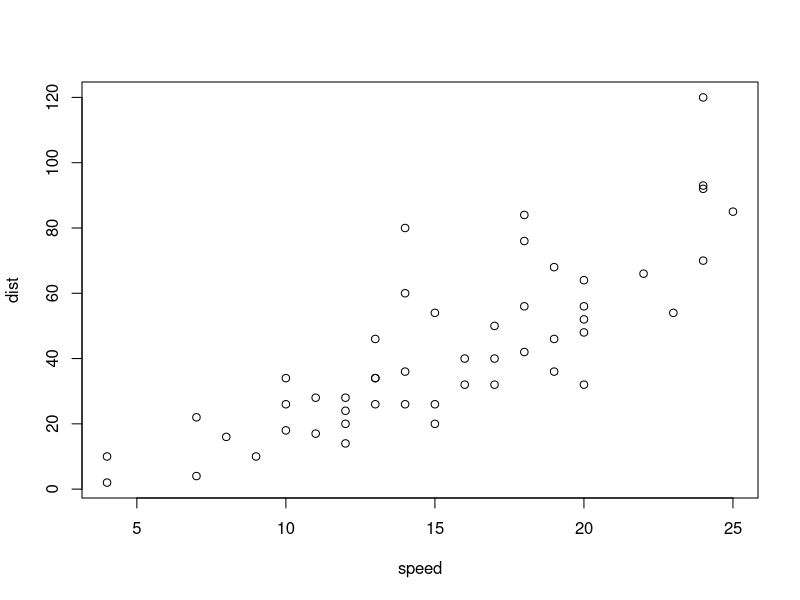
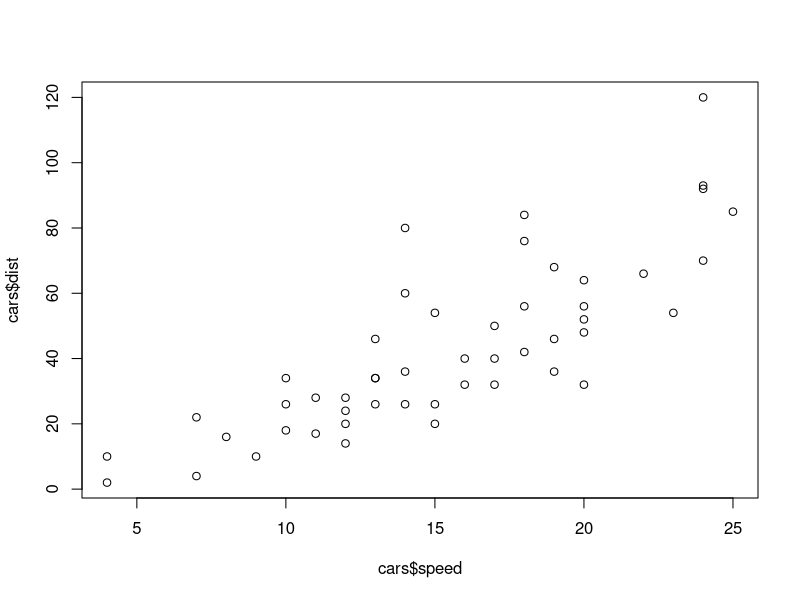

Reproduce these figures in R, in order.
#About object type
x = pi*10^2
class(x) #x's class
typeof(x) #x's type
class(cars) #cars is integrated in R
typeof(cars)
names(cars) #cars's variable name
summary(cars) #cars's summary
head(class) #equal cars[1:6,]
tail(class) 
str(cars)
data(cars)
dim(cars)
row.names(cars)
attributes(cars)
(cars)
class(dist~speed)
plot(dist~speed,cars) #two variables' 
plot(cars$speed,cars$dist)
